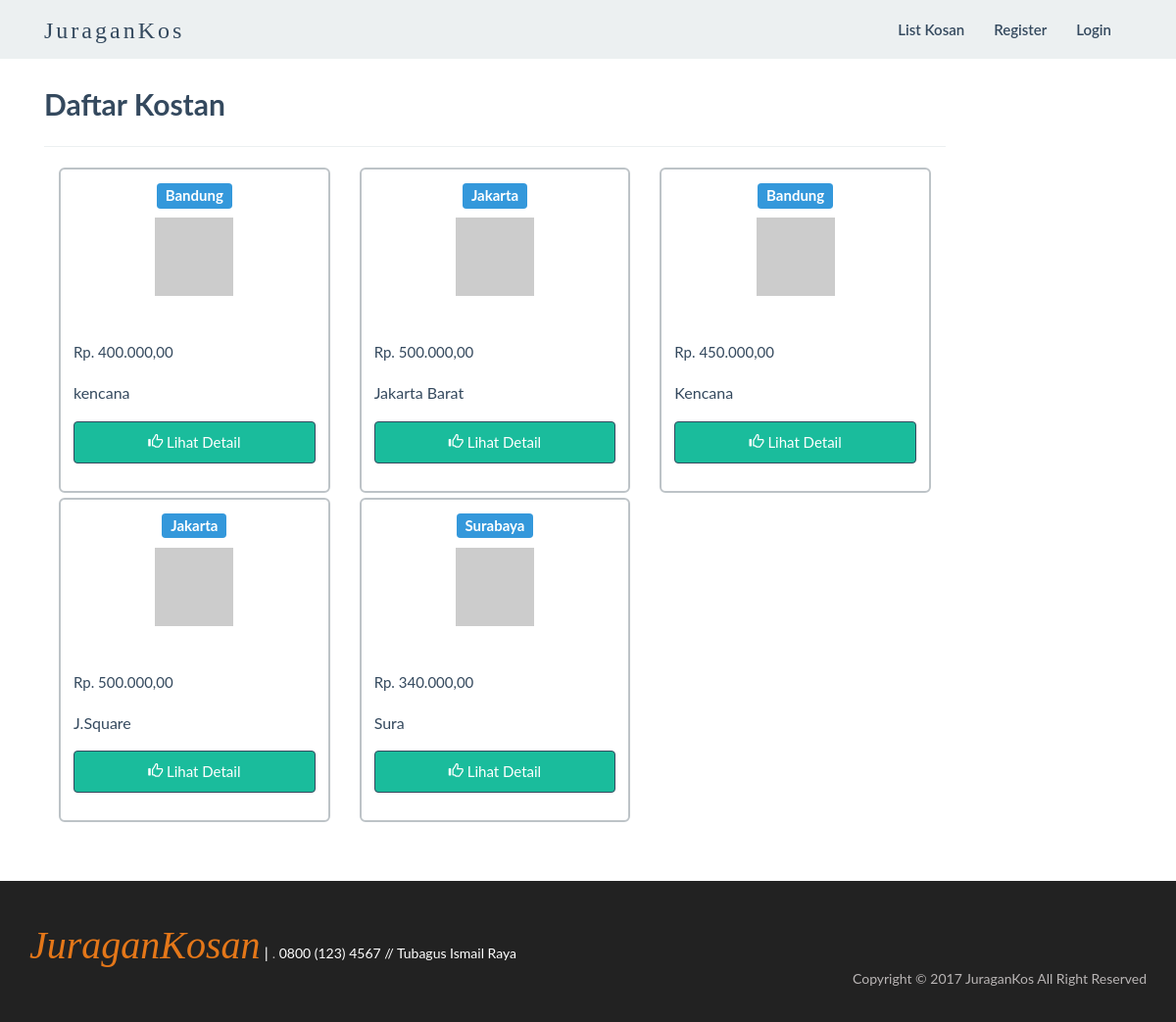
Screenshot of /index.php?menu=listkamar&action=tampil with the database file from the repository.
### tables this page shows
CREATE TABLE `kostan` (
  `id` varchar(10) NOT NULL,
  `pemilik` varchar(10) DEFAULT NULL,
  `fasilitas` varchar(50) DEFAULT NULL,
  `kota` varchar(15) DEFAULT NULL,
  `alamat` varchar(30) DEFAULT NULL,
  `harga` varchar(15) DEFAULT NULL
);

### listkamar.php (the view, shortened to what this page needs)
<div class="container">
<div class="col-lg-6">
       <h3>Daftar Kostan</h3>
   </div>
	<div class="col-md-10">
	<hr>
		<?php
			if(isset($_GET['cari'])){
				$cari=mysqli_real_escape_string($link,$_GET['cari']);
				$query="SELECT * FROM kostan WHERE kota LIKE '%$cari%' OR alamat LIKE '%$cari%' OR harga LIKE '%$cari%' OR fasilitas LIKE '%$cari%'";
			}else{
				$query="SELECT * FROM kostan";
			}
			$res 			  = mysqli_query($link, $query);
		?>
   		<?php
			while($data_kosan=mysqli_fetch_array($res))
			{
		?>
	    <div class="col-sm-4 col-md-4">
			<div class="thumbnail" >
				<h4 class="text-center"><span class="label label-info"><?php echo $data_kosan['kota']; ?></span></h4>
				<img src="http://placehold.it/650x450&text=Galaxy S5" class="img-responsive">
				<div class="caption">
					<div class="row">
						<div class="col-md-6 col-xs-6 price">
							<h3><label>Rp. <?php echo number_format($data_kosan['harga'],2,',','.');?></label></h3>
						</div>
					</div>
					<p><?php echo $data_kosan['alamat']; ?></p>
					<div class="row">
						<div class="col-md-12">
							<a href="index.php?menu=detail&action=tampil&id=<?php echo $data_kosan['id'] ?>" class="btn btn-primary btn-product">
							<span class="glyphicon glyphicon-thumbs-up"></span> Lihat Detail
							</a>
						</div>
					</div>
				</div>
			</div>
		</div>
		<?php
		}
		?>
	</div>
   </div><br><br>

### index.php (shortened to what this page needs)
<?php
	include "db_config.php";
?>
<html>
<head>
  	<link rel="stylesheet" href="css/bootstrap.min.css">
  	<link href="css/style.css" rel="stylesheet">
</head>
<body>
	<?php
        if(empty($_SESSION['member_username'])) {
    ?>
	<nav class="navbar-default" role="navigation">
		<div class="container">
			<div class="navbar-header">
				<a class="navbar-brand" href="index.php">JuraganKos</a>
			</div>
			<div class="collapse navbar-collapse navbar-right navbar-ex1-collapse">
				<ul class="nav navbar-nav">
					<li class="menuItem"><a href="index.php?menu=listkamar&action=tampil">List Kosan</a></li>
					<li class="menuItem"><a href="index.php?menu=daftar&action=tampil">Register</a></li>
					<li class="menuItem"><a href="index.php?menu=masuk&action=tampil">Login</a></li>
				</ul>
			</div>
		</div>
	</nav>
	<?php
		}
				if((isset($_GET['menu'])) && ($_GET['menu']=="listkamar") && (($_GET['action']=="tampil")))
				{
					include "listkamar.php";
				}
	?>
	<div class="footer">
        <div class="container">
            <div class="footer-left">
                <ul>
                    <li><a href="index.html"><i>JuraganKosan</i></a><span> |</span></li>
                    <li><p>. <span>0800 (123) 4567 // Tubagus Ismail Raya</span></p></li>
                </ul>
            </div>
            <div class="footer-right">
                <p>Copyright &copy; <?php echo date("Y"); ?> JuraganKos All Right Reserved</p>
            </div>
            <div class="clearfix"> </div>
        </div>
    </div>
</body>
</html>

### rows the page displays
kostan: kota "Bandung", harga "400.000,00", alamat "kencana"
kostan: kota "Jakarta", harga "500.000,00", alamat "Jakarta Barat"
kostan: kota "Bandung", harga "450.000,00", alamat "Kencana"
kostan: kota "Jakarta", harga "500.000,00", alamat "J.Square"
kostan: kota "Surabaya", harga "340.000,00", alamat "Sura"
